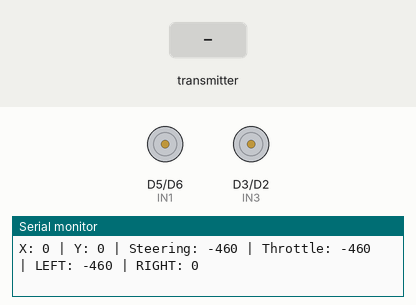
The sketch below on a simulated ESP8266 (NodeMCU). Parts: motor-driver pin pairs drawn as motors (green arrow = first pin HIGH = forward, orange = second pin HIGH = backward, longer = more drive, scaled by the enable pin), the last lines printed to the serial monitor. The inputs (shaded band) are chosen by the test bench.

Above: at 1.2 s.
1.3 s: the transmitter starts sending y = 256
At 1.7 s:
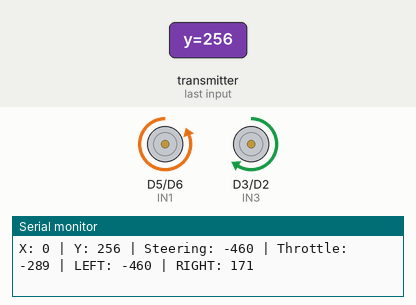
2.8 s: the transmitter starts sending x = 256
At 4.0 s:
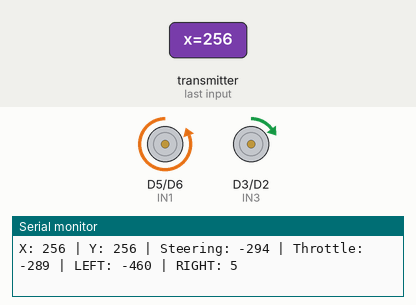
4.3 s: the transmitter starts sending x = 512
At 5.4 s:
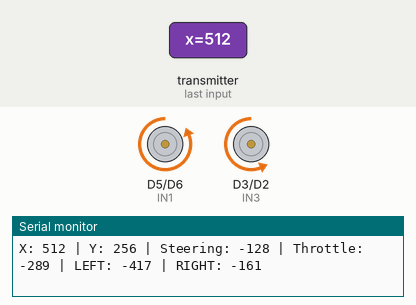
5.8 s: the transmitter starts sending y = 0
At 6.7 s:
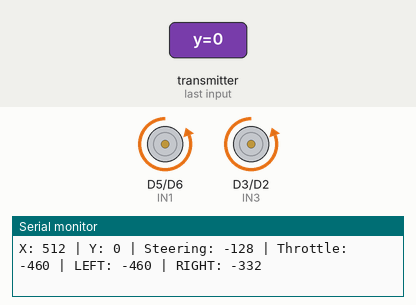
7.3 s: the transmitter starts sending x = 1023
At 8.5 s:
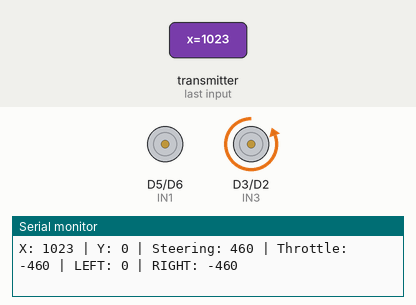
8.8 s: the transmitter starts sending y = 1023
At 9.9 s:
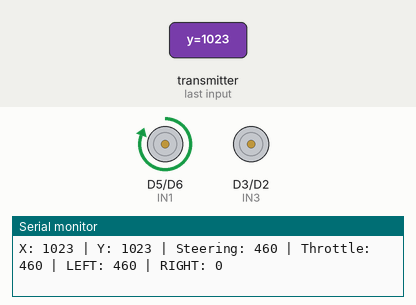
Timing chart, 0 to 11.3 s (numbered marks = the images above; inputs shaded):
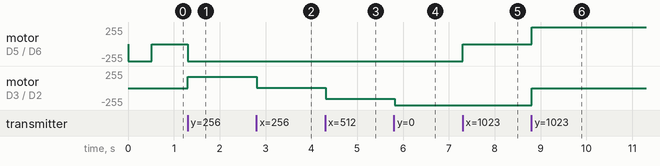

Measured:
- after the input at 1.3 s, motor on D5 (IN1) / D6 (IN2): stopped → backward 255/255 at once; motor on D3 (IN3) / D2 (IN4): stopped → forward 171/255 at once
- after the input at 2.8 s, motor on D3 (IN3) / D2 (IN4): forward 171/255 → forward 5/255 at once
- after the input at 4.3 s, motor on D3 (IN3) / D2 (IN4): forward 5/255 → backward 161/255 at once
- after the input at 5.8 s, motor on D3 (IN3) / D2 (IN4): backward 161/255 → backward 255/255 at once
- after the input at 7.3 s, motor on D5 (IN1) / D6 (IN2): backward 255/255 → stopped at once
- after the input at 8.8 s, motor on D5 (IN1) / D6 (IN2): stopped → forward 255/255 at once; motor on D3 (IN3) / D2 (IN4): backward 255/255 → stopped at once

The sketch:

Receiver.ino
```cpp
#include <ESP8266WiFi.h>
#include <espnow.h>

// ==================================================
// L298N MOTOR PINS
// ==================================================

#define ENA D7

#define IN1 D5

#define IN2 D6

#define ENB D1

#define IN3 D3

#define IN4 D2


// ==================================================
// MAXIMUM SPEED
// 460 / 1023 ≈ 45%
// ==================================================

#define MAX_SPEED 460

// ==================================================
// JOYSTICK X CALIBRATION
// ==================================================

#define X_LEFT   0
#define X_CENTER 770
#define X_RIGHT  1023

// ==================================================
// JOYSTICK Y CALIBRATION
//
// Measured directly: pushing backward drove the raw
// reading to 0, pushing forward drove it to 1023 - high
// means forward on this wiring, opposite of the original
// placeholder assumption.
// ==================================================

#define Y_BACKWARD 0
#define Y_CENTER   750
#define Y_FORWARD  1023

// ==================================================
// DEAD ZONE
// ==================================================

#define DEAD_ZONE 60

// ==================================================
// FAILSAFE
// ==================================================

#define FAILSAFE_TIME 500

unsigned long lastReceiveTime = 0;

// ==================================================
// DATA STRUCTURE
// ==================================================

struct ControlData {

  int x;
  int y;
  bool button;
};

ControlData data;

// ==================================================
// STOP MOTORS
// ==================================================

void stopMotors() {

  analogWrite(ENA, 0);
  analogWrite(ENB, 0);

  digitalWrite(IN1, LOW);
  digitalWrite(IN2, LOW);

  digitalWrite(IN3, LOW);
  digitalWrite(IN4, LOW);
}

// ==================================================
// MOTOR A
// ==================================================

void setMotorA(int speedValue) {

  speedValue = constrain(speedValue, -MAX_SPEED, MAX_SPEED);

  if (speedValue > 0) {

    digitalWrite(IN1, HIGH);
    digitalWrite(IN2, LOW);

    analogWrite(ENA, speedValue);
  }

  else if (speedValue < 0) {

    digitalWrite(IN1, LOW);
    digitalWrite(IN2, HIGH);

    analogWrite(ENA, -speedValue);
  }

  else {

    analogWrite(ENA, 0);

    digitalWrite(IN1, LOW);
    digitalWrite(IN2, LOW);
  }
}

// ==================================================
// MOTOR B
// ==================================================

void setMotorB(int speedValue) {

  speedValue = constrain(speedValue, -MAX_SPEED, MAX_SPEED);

  if (speedValue > 0) {

    digitalWrite(IN3, HIGH);
    digitalWrite(IN4, LOW);

    analogWrite(ENB, speedValue);
  }

  else if (speedValue < 0) {

    digitalWrite(IN3, LOW);
    digitalWrite(IN4, HIGH);

    analogWrite(ENB, -speedValue);
  }

  else {

    analogWrite(ENB, 0);

    digitalWrite(IN3, LOW);
    digitalWrite(IN4, LOW);
  }
}

// ==================================================
// ESP-NOW RECEIVE
// ==================================================

void onDataReceive(
  uint8_t *mac,
  uint8_t *incomingData,
  uint8_t len
) {

  if (len == sizeof(ControlData)) {

    memcpy(&data, incomingData, sizeof(data));

    lastReceiveTime = millis();
  }
}

// ==================================================
// SETUP
// ==================================================

void setup() {

  Serial.begin(115200);

  pinMode(ENA, OUTPUT);
  pinMode(IN1, OUTPUT);
  pinMode(IN2, OUTPUT);

  pinMode(ENB, OUTPUT);
  pinMode(IN3, OUTPUT);
  pinMode(IN4, OUTPUT);

  // Always start stopped
  stopMotors();

  WiFi.mode(WIFI_STA);

  Serial.println();
  Serial.println("==================================");
  Serial.println("       RC CAR RECEIVER");
  Serial.println("==================================");

  Serial.print("RX MAC: ");
  Serial.println(WiFi.macAddress());

  if (esp_now_init() != 0) {

    Serial.println("ESP-NOW FAILED");

    stopMotors();

    while (true) {

      stopMotors();
      delay(100);
    }
  }

  esp_now_set_self_role(ESP_NOW_ROLE_SLAVE);

  esp_now_register_recv_cb(onDataReceive);

  Serial.println("ESP-NOW READY");
  Serial.println("MOTORS STOPPED");

  lastReceiveTime = millis();
}

// ==================================================
// MAIN LOOP
// ==================================================

void loop() {

  // ==================================================
  // COMMUNICATION FAILSAFE
  // ==================================================

  if (millis() - lastReceiveTime > FAILSAFE_TIME) {

    stopMotors();
    return;
  }

  // ==================================================
  // GET JOYSTICK VALUES
  // ==================================================

  int x = data.x;
  int y = data.y;

  // ==================================================
  // STEERING CALCULATION
  // ==================================================

  int steering = 0;

  // LEFT SIDE
  if (x < X_CENTER - DEAD_ZONE) {

    steering = map(
      x,
      X_LEFT,
      X_CENTER - DEAD_ZONE,
      -MAX_SPEED,
      0
    );
  }

  // RIGHT SIDE
  else if (x > X_CENTER + DEAD_ZONE) {

    steering = map(
      x,
      X_CENTER + DEAD_ZONE,
      X_RIGHT,
      0,
      MAX_SPEED
    );
  }

  // CENTER
  else {

    steering = 0;
  }

  steering = constrain(
    steering,
    -MAX_SPEED,
    MAX_SPEED
  );

  // ==================================================
  // Y AXIS (FORWARD / REVERSE)
  // ==================================================

  int throttle = 0;

  // FORWARD
  if (y > Y_CENTER + DEAD_ZONE) {

    throttle = map(
      y,
      Y_CENTER + DEAD_ZONE,
      Y_FORWARD,
      0,
      MAX_SPEED
    );
  }

  // REVERSE
  else if (y < Y_CENTER - DEAD_ZONE) {

    throttle = map(
      y,
      Y_BACKWARD,
      Y_CENTER - DEAD_ZONE,
      -MAX_SPEED,
      0
    );
  }

  // CENTER
  else {

    throttle = 0;
  }

  throttle = constrain(
    throttle,
    -MAX_SPEED,
    MAX_SPEED
  );

  // ==================================================
  // IDLE
  // ==================================================

  if (steering == 0 && throttle == 0) {

    stopMotors();

    Serial.print("X: ");
    Serial.print(x);

    Serial.print(" | Y: ");
    Serial.print(y);

    Serial.println(" | STOP");

    delay(10);

    return;
  }

  // ==================================================
  // DIFFERENTIAL STEERING
  // ==================================================

  int leftMotor;
  int rightMotor;

  leftMotor = throttle + steering;
  rightMotor = throttle - steering;

  // ==================================================
  // LIMIT MOTOR SPEED
  // ==================================================

  leftMotor = constrain(
    leftMotor,
    -MAX_SPEED,
    MAX_SPEED
  );

  rightMotor = constrain(
    rightMotor,
    -MAX_SPEED,
    MAX_SPEED
  );

  // ==================================================
  // OUTPUT
  // ==================================================

  setMotorA(leftMotor);
  setMotorB(rightMotor);

  // ==================================================
  // DEBUG
  // ==================================================

  Serial.print("X: ");
  Serial.print(x);

  Serial.print(" | Y: ");
  Serial.print(y);

  Serial.print(" | Steering: ");
  Serial.print(steering);

  Serial.print(" | Throttle: ");
  Serial.print(throttle);

  Serial.print(" | LEFT: ");
  Serial.print(leftMotor);

  Serial.print(" | RIGHT: ");
  Serial.println(rightMotor);

  delay(10);
}
```
